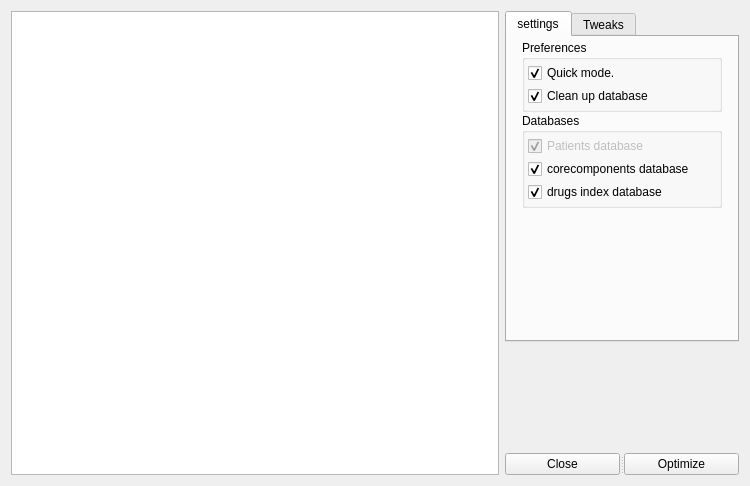
<?xml version="1.0" encoding="UTF-8"?>
<ui version="4.0">
 <class>dbOptimizer</class>
 <widget class="QDialog" name="dbOptimizer">
  <property name="geometry">
   <rect>
    <x>0</x>
    <y>0</y>
    <width>750</width>
    <height>486</height>
   </rect>
  </property>
  <property name="windowTitle">
   <string>Data Optimizer</string>
  </property>
  <layout class="QGridLayout" name="gridLayout_6">
   <item row="0" column="1">
    <widget class="QTabWidget" name="tabWidget">
     <property name="sizePolicy">
      <sizepolicy hsizetype="Preferred" vsizetype="Preferred">
       <horstretch>0</horstretch>
       <verstretch>0</verstretch>
      </sizepolicy>
     </property>
     <property name="currentIndex">
      <number>0</number>
     </property>
     <widget class="QWidget" name="tab">
      <attribute name="title">
       <string>settings</string>
      </attribute>
      <layout class="QGridLayout" name="gridLayout_3">
       <property name="leftMargin">
        <number>3</number>
       </property>
       <property name="topMargin">
        <number>3</number>
       </property>
       <property name="rightMargin">
        <number>3</number>
       </property>
       <property name="bottomMargin">
        <number>3</number>
       </property>
       <property name="spacing">
        <number>1</number>
       </property>
       <item row="0" column="0">
        <widget class="QGroupBox" name="prefBox">
         <property name="sizePolicy">
          <sizepolicy hsizetype="Fixed" vsizetype="Preferred">
           <horstretch>0</horstretch>
           <verstretch>0</verstretch>
          </sizepolicy>
         </property>
         <property name="maximumSize">
          <size>
           <width>200</width>
           <height>16777215</height>
          </size>
         </property>
         <property name="title">
          <string>Preferences</string>
         </property>
         <layout class="QGridLayout" name="gridLayout_2">
          <property name="leftMargin">
           <number>3</number>
          </property>
          <property name="topMargin">
           <number>3</number>
          </property>
          <property name="rightMargin">
           <number>3</number>
          </property>
          <property name="bottomMargin">
           <number>3</number>
          </property>
          <property name="spacing">
           <number>3</number>
          </property>
          <item row="2" column="0">
           <widget class="QCheckBox" name="cb_clean">
            <property name="text">
             <string>Clean up database</string>
            </property>
            <property name="checked">
             <bool>true</bool>
            </property>
           </widget>
          </item>
          <item row="1" column="0">
           <widget class="QCheckBox" name="cb_quick">
            <property name="text">
             <string>Quick mode.</string>
            </property>
            <property name="checked">
             <bool>true</bool>
            </property>
           </widget>
          </item>
         </layout>
        </widget>
       </item>
       <item row="1" column="0">
        <widget class="QGroupBox" name="dbBox">
         <property name="sizePolicy">
          <sizepolicy hsizetype="Fixed" vsizetype="Preferred">
           <horstretch>0</horstretch>
           <verstretch>0</verstretch>
          </sizepolicy>
         </property>
         <property name="maximumSize">
          <size>
           <width>200</width>
           <height>16777215</height>
          </size>
         </property>
         <property name="title">
          <string>Databases</string>
         </property>
         <layout class="QGridLayout" name="gridLayout">
          <property name="leftMargin">
           <number>3</number>
          </property>
          <property name="topMargin">
           <number>3</number>
          </property>
          <property name="rightMargin">
           <number>3</number>
          </property>
          <property name="bottomMargin">
           <number>3</number>
          </property>
          <property name="spacing">
           <number>3</number>
          </property>
          <item row="0" column="0">
           <widget class="QCheckBox" name="cb_patients">
            <property name="enabled">
             <bool>false</bool>
            </property>
            <property name="text">
             <string>Patients database</string>
            </property>
            <property name="checked">
             <bool>true</bool>
            </property>
           </widget>
          </item>
          <item row="2" column="0">
           <widget class="QCheckBox" name="cb_drugsindex">
            <property name="text">
             <string>drugs index database</string>
            </property>
            <property name="checked">
             <bool>true</bool>
            </property>
           </widget>
          </item>
          <item row="1" column="0">
           <widget class="QCheckBox" name="cb_core">
            <property name="text">
             <string>corecomponents database</string>
            </property>
            <property name="checked">
             <bool>true</bool>
            </property>
           </widget>
          </item>
         </layout>
        </widget>
       </item>
       <item row="2" column="0">
        <spacer name="verticalSpacer_3">
         <property name="orientation">
          <enum>Qt::Vertical</enum>
         </property>
         <property name="sizeHint" stdset="0">
          <size>
           <width>20</width>
           <height>54</height>
          </size>
         </property>
        </spacer>
       </item>
      </layout>
     </widget>
     <widget class="QWidget" name="tab_2">
      <attribute name="title">
       <string>Tweaks</string>
      </attribute>
      <layout class="QGridLayout" name="gridLayout_5">
       <property name="leftMargin">
        <number>3</number>
       </property>
       <property name="topMargin">
        <number>3</number>
       </property>
       <property name="rightMargin">
        <number>3</number>
       </property>
       <property name="bottomMargin">
        <number>3</number>
       </property>
       <property name="spacing">
        <number>3</number>
       </property>
       <item row="4" column="0" colspan="2">
        <layout class="QHBoxLayout" name="horizontalLayout">
         <item>
          <widget class="QLabel" name="label">
           <property name="text">
            <string>Auto VACUUM</string>
           </property>
          </widget>
         </item>
         <item>
          <spacer name="horizontalSpacer">
           <property name="orientation">
            <enum>Qt::Horizontal</enum>
           </property>
           <property name="sizeHint" stdset="0">
            <size>
             <width>40</width>
             <height>20</height>
            </size>
           </property>
          </spacer>
         </item>
         <item>
          <widget class="QComboBox" name="autoVcuum">
           <property name="minimumSize">
            <size>
             <width>90</width>
             <height>0</height>
            </size>
           </property>
           <property name="maximumSize">
            <size>
             <width>90</width>
             <height>16777215</height>
            </size>
           </property>
           <item>
            <property name="text">
             <string>NONE</string>
            </property>
           </item>
           <item>
            <property name="text">
             <string>FULL</string>
            </property>
           </item>
           <item>
            <property name="text">
             <string>INCREMENTAL</string>
            </property>
           </item>
          </widget>
         </item>
        </layout>
       </item>
       <item row="10" column="0" colspan="2">
        <layout class="QHBoxLayout" name="horizontalLayout_5">
         <item>
          <widget class="QLabel" name="label_5">
           <property name="text">
            <string>Locking mode</string>
           </property>
          </widget>
         </item>
         <item>
          <spacer name="horizontalSpacer_5">
           <property name="orientation">
            <enum>Qt::Horizontal</enum>
           </property>
           <property name="sizeHint" stdset="0">
            <size>
             <width>40</width>
             <height>20</height>
            </size>
           </property>
          </spacer>
         </item>
         <item>
          <widget class="QComboBox" name="lockingMode">
           <property name="enabled">
            <bool>true</bool>
           </property>
           <property name="minimumSize">
            <size>
             <width>90</width>
             <height>0</height>
            </size>
           </property>
           <property name="maximumSize">
            <size>
             <width>90</width>
             <height>16777215</height>
            </size>
           </property>
           <item>
            <property name="text">
             <string>NORMAL</string>
            </property>
           </item>
          </widget>
         </item>
        </layout>
       </item>
       <item row="14" column="0" colspan="2">
        <spacer name="verticalSpacer_2">
         <property name="orientation">
          <enum>Qt::Vertical</enum>
         </property>
         <property name="sizeHint" stdset="0">
          <size>
           <width>20</width>
           <height>48</height>
          </size>
         </property>
        </spacer>
       </item>
       <item row="6" column="0" colspan="2">
        <layout class="QHBoxLayout" name="horizontalLayout_2">
         <item>
          <widget class="QLabel" name="label_2">
           <property name="text">
            <string>Temp Store</string>
           </property>
          </widget>
         </item>
         <item>
          <spacer name="horizontalSpacer_2">
           <property name="orientation">
            <enum>Qt::Horizontal</enum>
           </property>
           <property name="sizeHint" stdset="0">
            <size>
             <width>34</width>
             <height>17</height>
            </size>
           </property>
          </spacer>
         </item>
         <item>
          <widget class="QComboBox" name="tempStore">
           <property name="minimumSize">
            <size>
             <width>90</width>
             <height>0</height>
            </size>
           </property>
           <property name="maximumSize">
            <size>
             <width>90</width>
             <height>16777215</height>
            </size>
           </property>
           <item>
            <property name="text">
             <string>DEFAULT</string>
            </property>
           </item>
           <item>
            <property name="text">
             <string>MEMORY</string>
            </property>
           </item>
           <item>
            <property name="text">
             <string>FILE</string>
            </property>
           </item>
          </widget>
         </item>
        </layout>
       </item>
       <item row="12" column="0" colspan="2">
        <layout class="QHBoxLayout" name="horizontalLayout_13">
         <item>
          <widget class="QLabel" name="label_13">
           <property name="text">
            <string>Page size</string>
           </property>
          </widget>
         </item>
         <item>
          <spacer name="horizontalSpacer_13">
           <property name="orientation">
            <enum>Qt::Horizontal</enum>
           </property>
           <property name="sizeHint" stdset="0">
            <size>
             <width>40</width>
             <height>20</height>
            </size>
           </property>
          </spacer>
         </item>
         <item>
          <widget class="QSpinBox" name="pageSize">
           <property name="maximum">
            <number>999999999</number>
           </property>
          </widget>
         </item>
        </layout>
       </item>
       <item row="7" column="0" colspan="2">
        <layout class="QHBoxLayout" name="horizontalLayout_3">
         <item>
          <widget class="QLabel" name="label_3">
           <property name="text">
            <string>Synchronous</string>
           </property>
          </widget>
         </item>
         <item>
          <spacer name="horizontalSpacer_3">
           <property name="orientation">
            <enum>Qt::Horizontal</enum>
           </property>
           <property name="sizeHint" stdset="0">
            <size>
             <width>40</width>
             <height>20</height>
            </size>
           </property>
          </spacer>
         </item>
         <item>
          <widget class="QComboBox" name="synchronous">
           <property name="minimumSize">
            <size>
             <width>90</width>
             <height>0</height>
            </size>
           </property>
           <property name="maximumSize">
            <size>
             <width>90</width>
             <height>16777215</height>
            </size>
           </property>
           <item>
            <property name="text">
             <string>OFF</string>
            </property>
           </item>
           <item>
            <property name="text">
             <string>NORMAL</string>
            </property>
           </item>
           <item>
            <property name="text">
             <string>FULL</string>
            </property>
           </item>
           <item>
            <property name="text">
             <string>EXTRA</string>
            </property>
           </item>
          </widget>
         </item>
        </layout>
       </item>
       <item row="11" column="0" colspan="2">
        <layout class="QHBoxLayout" name="horizontalLayout_7">
         <item>
          <widget class="QLabel" name="label_7">
           <property name="text">
            <string>Cache size</string>
           </property>
          </widget>
         </item>
         <item>
          <spacer name="horizontalSpacer_7">
           <property name="orientation">
            <enum>Qt::Horizontal</enum>
           </property>
           <property name="sizeHint" stdset="0">
            <size>
             <width>40</width>
             <height>20</height>
            </size>
           </property>
          </spacer>
         </item>
         <item>
          <widget class="QSpinBox" name="cacheSize">
           <property name="minimum">
            <number>-99999999</number>
           </property>
           <property name="maximum">
            <number>999999999</number>
           </property>
           <property name="singleStep">
            <number>1</number>
           </property>
          </widget>
         </item>
        </layout>
       </item>
       <item row="0" column="0">
        <layout class="QHBoxLayout" name="horizontalLayout_12">
         <item>
          <widget class="QLabel" name="label_12">
           <property name="text">
            <string>Optimize</string>
           </property>
          </widget>
         </item>
         <item>
          <spacer name="horizontalSpacer_12">
           <property name="orientation">
            <enum>Qt::Horizontal</enum>
           </property>
           <property name="sizeHint" stdset="0">
            <size>
             <width>40</width>
             <height>20</height>
            </size>
           </property>
          </spacer>
         </item>
         <item>
          <widget class="Switch" name="sw_optimize">
           <property name="text">
            <string/>
           </property>
          </widget>
         </item>
        </layout>
       </item>
       <item row="8" column="0" colspan="2">
        <layout class="QHBoxLayout" name="horizontalLayout_4">
         <item>
          <widget class="QLabel" name="label_4">
           <property name="text">
            <string>Journal mode</string>
           </property>
          </widget>
         </item>
         <item>
          <spacer name="horizontalSpacer_4">
           <property name="orientation">
            <enum>Qt::Horizontal</enum>
           </property>
           <property name="sizeHint" stdset="0">
            <size>
             <width>40</width>
             <height>20</height>
            </size>
           </property>
          </spacer>
         </item>
         <item>
          <widget class="QComboBox" name="journalMode">
           <property name="minimumSize">
            <size>
             <width>90</width>
             <height>0</height>
            </size>
           </property>
           <property name="maximumSize">
            <size>
             <width>90</width>
             <height>16777215</height>
            </size>
           </property>
           <item>
            <property name="text">
             <string>DELETE</string>
            </property>
           </item>
           <item>
            <property name="text">
             <string>TRUNCATE</string>
            </property>
           </item>
           <item>
            <property name="text">
             <string>PERSIST</string>
            </property>
           </item>
           <item>
            <property name="text">
             <string>MEMORY</string>
            </property>
           </item>
           <item>
            <property name="text">
             <string>WAL</string>
            </property>
           </item>
           <item>
            <property name="text">
             <string>OFF</string>
            </property>
           </item>
          </widget>
         </item>
        </layout>
       </item>
       <item row="5" column="0" colspan="2">
        <layout class="QHBoxLayout" name="horizontalLayout_6">
         <item>
          <widget class="QLabel" name="label_6">
           <property name="text">
            <string>Shared cache</string>
           </property>
          </widget>
         </item>
         <item>
          <spacer name="horizontalSpacer_6">
           <property name="orientation">
            <enum>Qt::Horizontal</enum>
           </property>
           <property name="sizeHint" stdset="0">
            <size>
             <width>40</width>
             <height>20</height>
            </size>
           </property>
          </spacer>
         </item>
         <item>
          <widget class="QComboBox" name="sharedCache">
           <property name="minimumSize">
            <size>
             <width>90</width>
             <height>0</height>
            </size>
           </property>
           <property name="maximumSize">
            <size>
             <width>90</width>
             <height>16777215</height>
            </size>
           </property>
           <item>
            <property name="text">
             <string>SHARED</string>
            </property>
           </item>
           <item>
            <property name="text">
             <string>PRIVATE</string>
            </property>
           </item>
          </widget>
         </item>
        </layout>
       </item>
       <item row="13" column="0">
        <widget class="QPushButton" name="resetTweaks">
         <property name="sizePolicy">
          <sizepolicy hsizetype="Preferred" vsizetype="Preferred">
           <horstretch>0</horstretch>
           <verstretch>0</verstretch>
          </sizepolicy>
         </property>
         <property name="text">
          <string>Restore Defaults</string>
         </property>
        </widget>
       </item>
       <item row="2" column="0">
        <layout class="QHBoxLayout" name="horizontalLayout_14">
         <item>
          <widget class="QLabel" name="label_14">
           <property name="text">
            <string>Shrink Memory</string>
           </property>
          </widget>
         </item>
         <item>
          <spacer name="horizontalSpacer_16">
           <property name="orientation">
            <enum>Qt::Horizontal</enum>
           </property>
           <property name="sizeHint" stdset="0">
            <size>
             <width>40</width>
             <height>20</height>
            </size>
           </property>
          </spacer>
         </item>
         <item>
          <widget class="Switch" name="sw_shrinkMemory">
           <property name="enabled">
            <bool>false</bool>
           </property>
           <property name="text">
            <string/>
           </property>
          </widget>
         </item>
        </layout>
       </item>
       <item row="9" column="0" colspan="2">
        <layout class="QHBoxLayout" name="horizontalLayout_11">
         <item>
          <widget class="QLabel" name="label_11">
           <property name="text">
            <string>WAL CheckPoint</string>
           </property>
          </widget>
         </item>
         <item>
          <spacer name="horizontalSpacer_11">
           <property name="orientation">
            <enum>Qt::Horizontal</enum>
           </property>
           <property name="sizeHint" stdset="0">
            <size>
             <width>40</width>
             <height>20</height>
            </size>
           </property>
          </spacer>
         </item>
         <item>
          <widget class="QComboBox" name="WAL_CheckPoint_Mode">
           <property name="minimumSize">
            <size>
             <width>90</width>
             <height>0</height>
            </size>
           </property>
           <property name="maximumSize">
            <size>
             <width>90</width>
             <height>16777215</height>
            </size>
           </property>
           <item>
            <property name="text">
             <string>OFF</string>
            </property>
           </item>
           <item>
            <property name="text">
             <string>DEFAULT</string>
            </property>
           </item>
           <item>
            <property name="text">
             <string>PASSIVE</string>
            </property>
           </item>
           <item>
            <property name="text">
             <string>FULL</string>
            </property>
           </item>
           <item>
            <property name="text">
             <string>RESTART</string>
            </property>
           </item>
           <item>
            <property name="text">
             <string>TRUNCATE</string>
            </property>
           </item>
          </widget>
         </item>
        </layout>
       </item>
      </layout>
     </widget>
    </widget>
   </item>
   <item row="1" column="1">
    <layout class="QGridLayout" name="gridLayout_4">
     <item row="0" column="0">
      <spacer name="horizontalSpacer_14">
       <property name="orientation">
        <enum>Qt::Horizontal</enum>
       </property>
       <property name="sizeType">
        <enum>QSizePolicy::Preferred</enum>
       </property>
       <property name="sizeHint" stdset="0">
        <size>
         <width>57</width>
         <height>17</height>
        </size>
       </property>
      </spacer>
     </item>
     <item row="0" column="1">
      <widget class="QLabel" name="loading">
       <property name="sizePolicy">
        <sizepolicy hsizetype="Fixed" vsizetype="Fixed">
         <horstretch>0</horstretch>
         <verstretch>0</verstretch>
        </sizepolicy>
       </property>
       <property name="minimumSize">
        <size>
         <width>48</width>
         <height>48</height>
        </size>
       </property>
       <property name="maximumSize">
        <size>
         <width>48</width>
         <height>48</height>
        </size>
       </property>
       <property name="text">
        <string/>
       </property>
      </widget>
     </item>
     <item row="0" column="2">
      <spacer name="horizontalSpacer_15">
       <property name="orientation">
        <enum>Qt::Horizontal</enum>
       </property>
       <property name="sizeType">
        <enum>QSizePolicy::Preferred</enum>
       </property>
       <property name="sizeHint" stdset="0">
        <size>
         <width>68</width>
         <height>17</height>
        </size>
       </property>
      </spacer>
     </item>
    </layout>
   </item>
   <item row="2" column="1">
    <spacer name="verticalSpacer">
     <property name="orientation">
      <enum>Qt::Vertical</enum>
     </property>
     <property name="sizeHint" stdset="0">
      <size>
       <width>17</width>
       <height>371</height>
      </size>
     </property>
    </spacer>
   </item>
   <item row="3" column="1">
    <widget class="QSplitter" name="splitter_2">
     <property name="sizePolicy">
      <sizepolicy hsizetype="Preferred" vsizetype="Preferred">
       <horstretch>0</horstretch>
       <verstretch>0</verstretch>
      </sizepolicy>
     </property>
     <property name="orientation">
      <enum>Qt::Horizontal</enum>
     </property>
     <widget class="QPushButton" name="buttonClose">
      <property name="text">
       <string>Close</string>
      </property>
     </widget>
     <widget class="QPushButton" name="buttonOptimize">
      <property name="text">
       <string>Optimize</string>
      </property>
     </widget>
    </widget>
   </item>
   <item row="0" column="0" rowspan="4">
    <widget class="QTextEdit" name="status">
     <property name="font">
      <font>
       <family>Consolas</family>
      </font>
     </property>
     <property name="readOnly">
      <bool>true</bool>
     </property>
     <property name="placeholderText">
      <string/>
     </property>
    </widget>
   </item>
  </layout>
 </widget>
 <customwidgets>
  <customwidget>
   <class>Switch</class>
   <extends>QCheckBox</extends>
   <header>switch.h</header>
  </customwidget>
 </customwidgets>
 <resources/>
 <connections/>
</ui>
